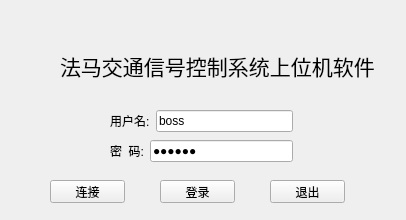
<?xml version="1.0" encoding="UTF-8"?>
<ui version="4.0">
 <class>UserLogIn</class>
 <widget class="QWidget" name="UserLogIn">
  <property name="geometry">
   <rect>
    <x>0</x>
    <y>0</y>
    <width>406</width>
    <height>220</height>
   </rect>
  </property>
  <property name="windowTitle">
   <string>登录</string>
  </property>
  <property name="styleSheet">
   <string notr="true"/>
  </property>
  <widget class="QPushButton" name="loginButton">
   <property name="geometry">
    <rect>
     <x>160</x>
     <y>180</y>
     <width>75</width>
     <height>23</height>
    </rect>
   </property>
   <property name="text">
    <string>登录</string>
   </property>
  </widget>
  <widget class="QGroupBox" name="groupBox">
   <property name="geometry">
    <rect>
     <x>60</x>
     <y>220</y>
     <width>291</width>
     <height>80</height>
    </rect>
   </property>
   <property name="palette">
    <palette>
     <active>
      <colorrole role="WindowText">
       <brush brushstyle="SolidPattern">
        <color alpha="255">
         <red>0</red>
         <green>0</green>
         <blue>0</blue>
        </color>
       </brush>
      </colorrole>
      <colorrole role="Button">
       <brush brushstyle="SolidPattern">
        <color alpha="255">
         <red>0</red>
         <green>255</green>
         <blue>255</blue>
        </color>
       </brush>
      </colorrole>
      <colorrole role="Light">
       <brush brushstyle="SolidPattern">
        <color alpha="255">
         <red>127</red>
         <green>255</green>
         <blue>255</blue>
        </color>
       </brush>
      </colorrole>
      <colorrole role="Midlight">
       <brush brushstyle="SolidPattern">
        <color alpha="255">
         <red>63</red>
         <green>255</green>
         <blue>255</blue>
        </color>
       </brush>
      </colorrole>
      <colorrole role="Dark">
       <brush brushstyle="SolidPattern">
        <color alpha="255">
         <red>0</red>
         <green>127</green>
         <blue>127</blue>
        </color>
       </brush>
      </colorrole>
      <colorrole role="Mid">
       <brush brushstyle="SolidPattern">
        <color alpha="255">
         <red>0</red>
         <green>170</green>
         <blue>170</blue>
        </color>
       </brush>
      </colorrole>
      <colorrole role="Text">
       <brush brushstyle="SolidPattern">
        <color alpha="255">
         <red>0</red>
         <green>0</green>
         <blue>0</blue>
        </color>
       </brush>
      </colorrole>
      <colorrole role="BrightText">
       <brush brushstyle="SolidPattern">
        <color alpha="255">
         <red>255</red>
         <green>255</green>
         <blue>255</blue>
        </color>
       </brush>
      </colorrole>
      <colorrole role="ButtonText">
       <brush brushstyle="SolidPattern">
        <color alpha="255">
         <red>0</red>
         <green>0</green>
         <blue>0</blue>
        </color>
       </brush>
      </colorrole>
      <colorrole role="Base">
       <brush brushstyle="SolidPattern">
        <color alpha="255">
         <red>255</red>
         <green>255</green>
         <blue>255</blue>
        </color>
       </brush>
      </colorrole>
      <colorrole role="Window">
       <brush brushstyle="SolidPattern">
        <color alpha="255">
         <red>0</red>
         <green>255</green>
         <blue>255</blue>
        </color>
       </brush>
      </colorrole>
      <colorrole role="Shadow">
       <brush brushstyle="SolidPattern">
        <color alpha="255">
         <red>0</red>
         <green>0</green>
         <blue>0</blue>
        </color>
       </brush>
      </colorrole>
      <colorrole role="LinkVisited">
       <brush brushstyle="SolidPattern">
        <color alpha="255">
         <red>47</red>
         <green>78</green>
         <blue>255</blue>
        </color>
       </brush>
      </colorrole>
      <colorrole role="AlternateBase">
       <brush brushstyle="SolidPattern">
        <color alpha="255">
         <red>127</red>
         <green>255</green>
         <blue>255</blue>
        </color>
       </brush>
      </colorrole>
      <colorrole role="ToolTipBase">
       <brush brushstyle="SolidPattern">
        <color alpha="255">
         <red>255</red>
         <green>255</green>
         <blue>220</blue>
        </color>
       </brush>
      </colorrole>
      <colorrole role="ToolTipText">
       <brush brushstyle="SolidPattern">
        <color alpha="255">
         <red>0</red>
         <green>0</green>
         <blue>0</blue>
        </color>
       </brush>
      </colorrole>
     </active>
     <inactive>
      <colorrole role="WindowText">
       <brush brushstyle="SolidPattern">
        <color alpha="255">
         <red>0</red>
         <green>0</green>
         <blue>0</blue>
        </color>
       </brush>
      </colorrole>
      <colorrole role="Button">
       <brush brushstyle="SolidPattern">
        <color alpha="255">
         <red>0</red>
         <green>255</green>
         <blue>255</blue>
        </color>
       </brush>
      </colorrole>
      <colorrole role="Light">
       <brush brushstyle="SolidPattern">
        <color alpha="255">
         <red>127</red>
         <green>255</green>
         <blue>255</blue>
        </color>
       </brush>
      </colorrole>
      <colorrole role="Midlight">
       <brush brushstyle="SolidPattern">
        <color alpha="255">
         <red>63</red>
         <green>255</green>
         <blue>255</blue>
        </color>
       </brush>
      </colorrole>
      <colorrole role="Dark">
       <brush brushstyle="SolidPattern">
        <color alpha="255">
         <red>0</red>
         <green>127</green>
         <blue>127</blue>
        </color>
       </brush>
      </colorrole>
      <colorrole role="Mid">
       <brush brushstyle="SolidPattern">
        <color alpha="255">
         <red>0</red>
         <green>170</green>
         <blue>170</blue>
        </color>
       </brush>
      </colorrole>
      <colorrole role="Text">
       <brush brushstyle="SolidPattern">
        <color alpha="255">
         <red>0</red>
         <green>0</green>
         <blue>0</blue>
        </color>
       </brush>
      </colorrole>
      <colorrole role="BrightText">
       <brush brushstyle="SolidPattern">
        <color alpha="255">
         <red>255</red>
         <green>255</green>
         <blue>255</blue>
        </color>
       </brush>
      </colorrole>
      <colorrole role="ButtonText">
       <brush brushstyle="SolidPattern">
        <color alpha="255">
         <red>0</red>
         <green>0</green>
         <blue>0</blue>
        </color>
       </brush>
      </colorrole>
      <colorrole role="Base">
       <brush brushstyle="SolidPattern">
        <color alpha="255">
         <red>255</red>
         <green>255</green>
         <blue>255</blue>
        </color>
       </brush>
      </colorrole>
      <colorrole role="Window">
       <brush brushstyle="SolidPattern">
        <color alpha="255">
         <red>0</red>
         <green>255</green>
         <blue>255</blue>
        </color>
       </brush>
      </colorrole>
      <colorrole role="Shadow">
       <brush brushstyle="SolidPattern">
        <color alpha="255">
         <red>0</red>
         <green>0</green>
         <blue>0</blue>
        </color>
       </brush>
      </colorrole>
      <colorrole role="LinkVisited">
       <brush brushstyle="SolidPattern">
        <color alpha="255">
         <red>47</red>
         <green>78</green>
         <blue>255</blue>
        </color>
       </brush>
      </colorrole>
      <colorrole role="AlternateBase">
       <brush brushstyle="SolidPattern">
        <color alpha="255">
         <red>127</red>
         <green>255</green>
         <blue>255</blue>
        </color>
       </brush>
      </colorrole>
      <colorrole role="ToolTipBase">
       <brush brushstyle="SolidPattern">
        <color alpha="255">
         <red>255</red>
         <green>255</green>
         <blue>220</blue>
        </color>
       </brush>
      </colorrole>
      <colorrole role="ToolTipText">
       <brush brushstyle="SolidPattern">
        <color alpha="255">
         <red>0</red>
         <green>0</green>
         <blue>0</blue>
        </color>
       </brush>
      </colorrole>
     </inactive>
     <disabled>
      <colorrole role="WindowText">
       <brush brushstyle="SolidPattern">
        <color alpha="255">
         <red>0</red>
         <green>127</green>
         <blue>127</blue>
        </color>
       </brush>
      </colorrole>
      <colorrole role="Button">
       <brush brushstyle="SolidPattern">
        <color alpha="255">
         <red>0</red>
         <green>255</green>
         <blue>255</blue>
        </color>
       </brush>
      </colorrole>
      <colorrole role="Light">
       <brush brushstyle="SolidPattern">
        <color alpha="255">
         <red>127</red>
         <green>255</green>
         <blue>255</blue>
        </color>
       </brush>
      </colorrole>
      <colorrole role="Midlight">
       <brush brushstyle="SolidPattern">
        <color alpha="255">
         <red>63</red>
         <green>255</green>
         <blue>255</blue>
        </color>
       </brush>
      </colorrole>
      <colorrole role="Dark">
       <brush brushstyle="SolidPattern">
        <color alpha="255">
         <red>0</red>
         <green>127</green>
         <blue>127</blue>
        </color>
       </brush>
      </colorrole>
      <colorrole role="Mid">
       <brush brushstyle="SolidPattern">
        <color alpha="255">
         <red>0</red>
         <green>170</green>
         <blue>170</blue>
        </color>
       </brush>
      </colorrole>
      <colorrole role="Text">
       <brush brushstyle="SolidPattern">
        <color alpha="255">
         <red>0</red>
         <green>127</green>
         <blue>127</blue>
        </color>
       </brush>
      </colorrole>
      <colorrole role="BrightText">
       <brush brushstyle="SolidPattern">
        <color alpha="255">
         <red>255</red>
         <green>255</green>
         <blue>255</blue>
        </color>
       </brush>
      </colorrole>
      <colorrole role="ButtonText">
       <brush brushstyle="SolidPattern">
        <color alpha="255">
         <red>0</red>
         <green>127</green>
         <blue>127</blue>
        </color>
       </brush>
      </colorrole>
      <colorrole role="Base">
       <brush brushstyle="SolidPattern">
        <color alpha="255">
         <red>0</red>
         <green>255</green>
         <blue>255</blue>
        </color>
       </brush>
      </colorrole>
      <colorrole role="Window">
       <brush brushstyle="SolidPattern">
        <color alpha="255">
         <red>0</red>
         <green>255</green>
         <blue>255</blue>
        </color>
       </brush>
      </colorrole>
      <colorrole role="Shadow">
       <brush brushstyle="SolidPattern">
        <color alpha="255">
         <red>0</red>
         <green>0</green>
         <blue>0</blue>
        </color>
       </brush>
      </colorrole>
      <colorrole role="LinkVisited">
       <brush brushstyle="SolidPattern">
        <color alpha="255">
         <red>47</red>
         <green>78</green>
         <blue>255</blue>
        </color>
       </brush>
      </colorrole>
      <colorrole role="AlternateBase">
       <brush brushstyle="SolidPattern">
        <color alpha="255">
         <red>0</red>
         <green>255</green>
         <blue>255</blue>
        </color>
       </brush>
      </colorrole>
      <colorrole role="ToolTipBase">
       <brush brushstyle="SolidPattern">
        <color alpha="255">
         <red>255</red>
         <green>255</green>
         <blue>220</blue>
        </color>
       </brush>
      </colorrole>
      <colorrole role="ToolTipText">
       <brush brushstyle="SolidPattern">
        <color alpha="255">
         <red>0</red>
         <green>0</green>
         <blue>0</blue>
        </color>
       </brush>
      </colorrole>
     </disabled>
    </palette>
   </property>
   <property name="title">
    <string/>
   </property>
   <property name="flat">
    <bool>false</bool>
   </property>
   <widget class="QLineEdit" name="serverIpLineEdit">
    <property name="geometry">
     <rect>
      <x>20</x>
      <y>40</y>
      <width>133</width>
      <height>20</height>
     </rect>
    </property>
    <property name="text">
     <string>127.0.0.1</string>
    </property>
   </widget>
   <widget class="QLabel" name="label_2">
    <property name="geometry">
     <rect>
      <x>200</x>
      <y>10</y>
      <width>54</width>
      <height>21</height>
     </rect>
    </property>
    <property name="font">
     <font>
      <pointsize>10</pointsize>
     </font>
    </property>
    <property name="text">
     <string>端口号：</string>
    </property>
   </widget>
   <widget class="QLineEdit" name="portLineEdit">
    <property name="geometry">
     <rect>
      <x>190</x>
      <y>40</y>
      <width>71</width>
      <height>20</height>
     </rect>
    </property>
    <property name="text">
     <string>5433</string>
    </property>
   </widget>
   <widget class="QLabel" name="label">
    <property name="geometry">
     <rect>
      <x>50</x>
      <y>10</y>
      <width>60</width>
      <height>16</height>
     </rect>
    </property>
    <property name="text">
     <string>服务器IP：</string>
    </property>
   </widget>
  </widget>
  <widget class="QPushButton" name="exitButton">
   <property name="geometry">
    <rect>
     <x>270</x>
     <y>180</y>
     <width>75</width>
     <height>23</height>
    </rect>
   </property>
   <property name="text">
    <string>退出</string>
   </property>
  </widget>
  <widget class="QLabel" name="label_3">
   <property name="geometry">
    <rect>
     <x>60</x>
     <y>40</y>
     <width>341</width>
     <height>51</height>
    </rect>
   </property>
   <property name="font">
    <font>
     <family>黑体</family>
     <pointsize>16</pointsize>
    </font>
   </property>
   <property name="text">
    <string>法马交通信号控制系统上位机软件</string>
   </property>
  </widget>
  <widget class="QPushButton" name="connectButton">
   <property name="geometry">
    <rect>
     <x>50</x>
     <y>180</y>
     <width>75</width>
     <height>23</height>
    </rect>
   </property>
   <property name="text">
    <string>连接</string>
   </property>
  </widget>
  <widget class="QWidget" name="layoutWidget">
   <property name="geometry">
    <rect>
     <x>110</x>
     <y>110</y>
     <width>183</width>
     <height>22</height>
    </rect>
   </property>
   <layout class="QHBoxLayout" name="horizontalLayout">
    <item>
     <widget class="QLabel" name="userNameLabel">
      <property name="text">
       <string>用户名:</string>
      </property>
     </widget>
    </item>
    <item>
     <widget class="QLineEdit" name="userNameEdit">
      <property name="text">
       <string>boss</string>
      </property>
     </widget>
    </item>
   </layout>
  </widget>
  <widget class="QWidget" name="layoutWidget">
   <property name="geometry">
    <rect>
     <x>110</x>
     <y>140</y>
     <width>183</width>
     <height>22</height>
    </rect>
   </property>
   <layout class="QHBoxLayout" name="horizontalLayout_2">
    <item>
     <widget class="QLabel" name="passwordLabel">
      <property name="text">
       <string>密  码:</string>
      </property>
     </widget>
    </item>
    <item>
     <widget class="QLineEdit" name="passwordEdit">
      <property name="text">
       <string>123456</string>
      </property>
      <property name="echoMode">
       <enum>QLineEdit::Password</enum>
      </property>
     </widget>
    </item>
   </layout>
  </widget>
 </widget>
 <resources/>
 <connections/>
</ui>
